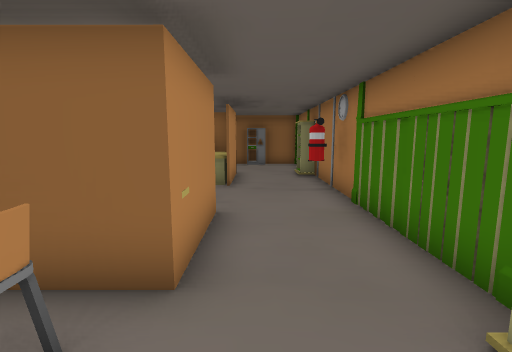
[1] (above)

16 first-person views from a walk through a scene from a Unity 3-D project. The camera is 1.5 m above the floor, tilts 8° down and sees 85° across. The floor is counted in squares, 1 m on a side. Each view is taken from the middle of a square. On the plan, view 1 faces up. The plan holds only what a view shows up to about 14 squares ahead; the rest is blank. The place goes on beyond the plan. The player character is not drawn.

[2]
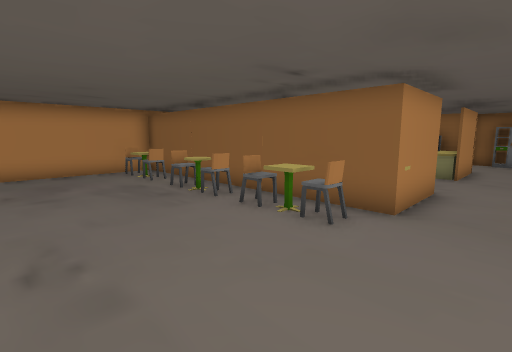

[3]
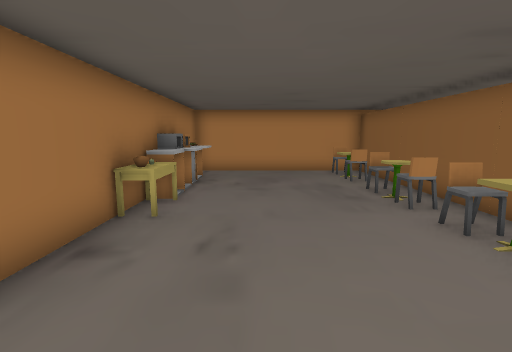

[4]
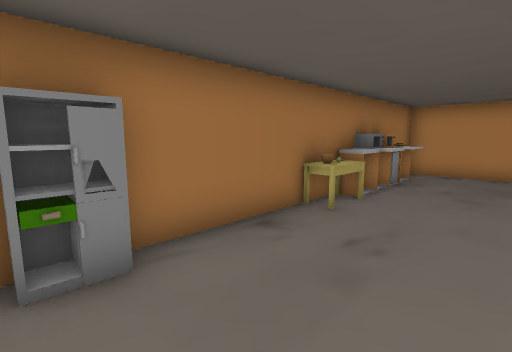

[5]
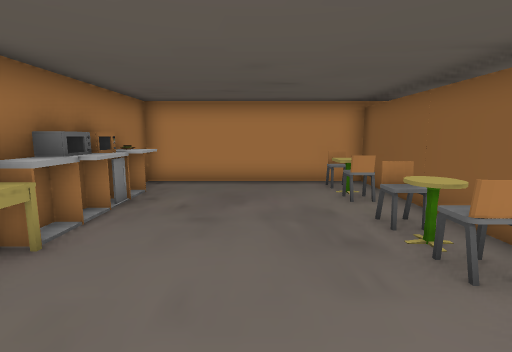

[6]
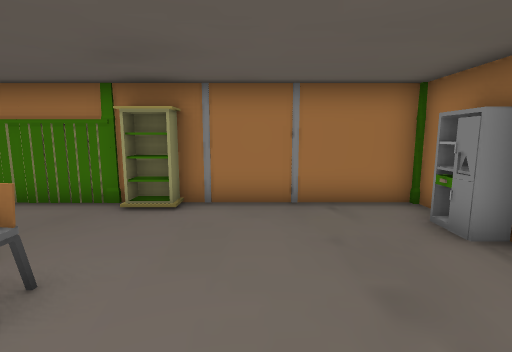

[7]
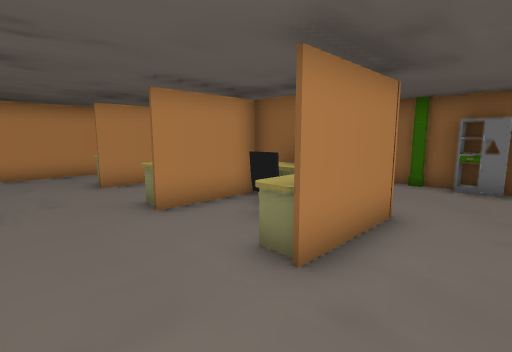

[8]
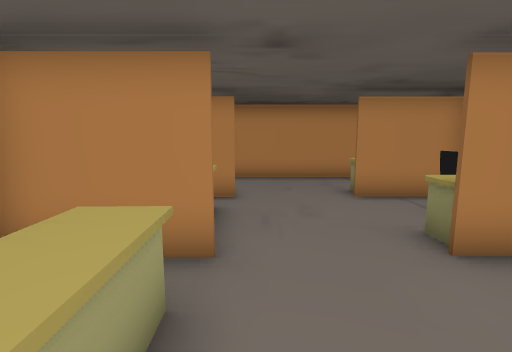

[9]
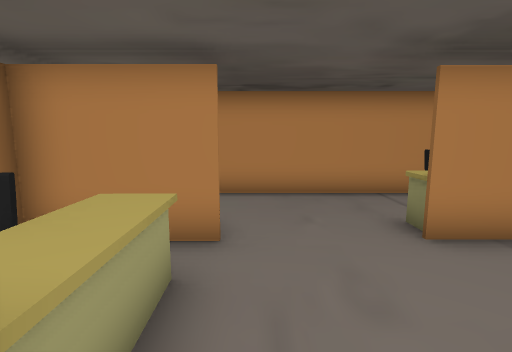

[10]
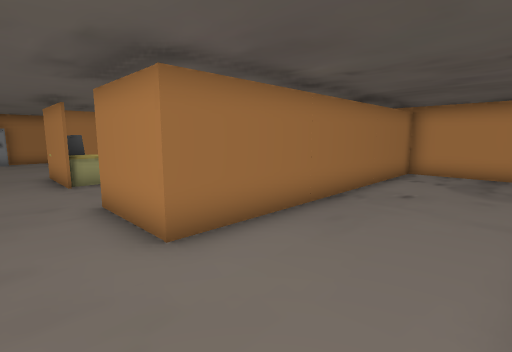

[11]
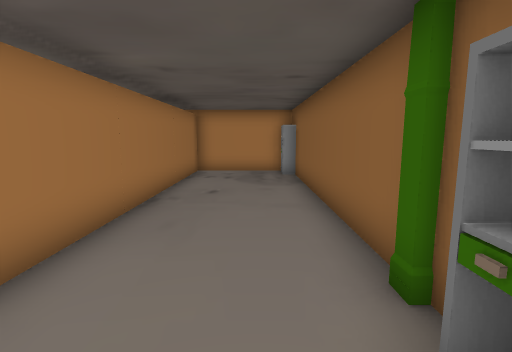

[12]
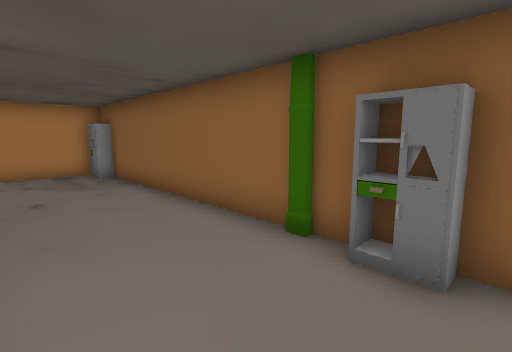

[13]
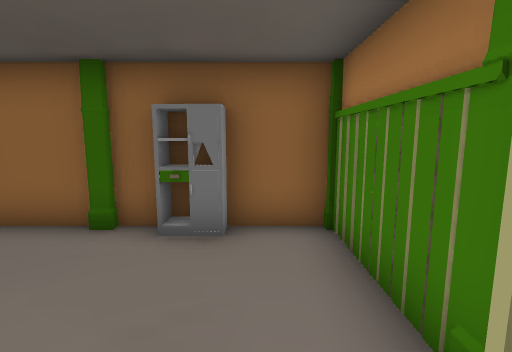

[14]
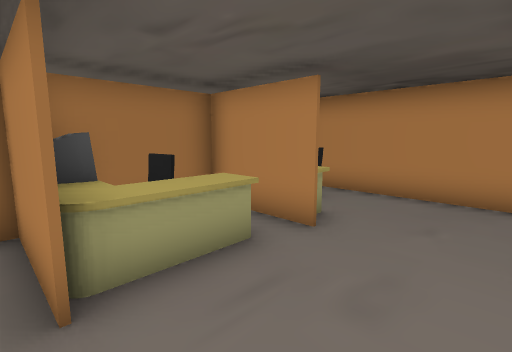

[15]
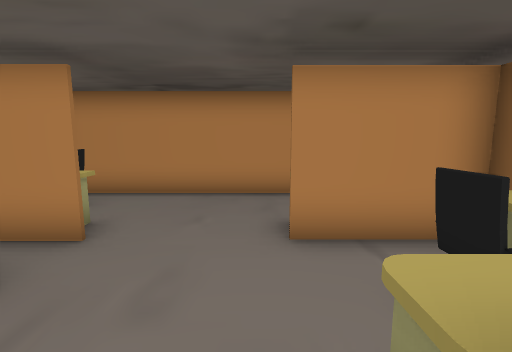

[16]
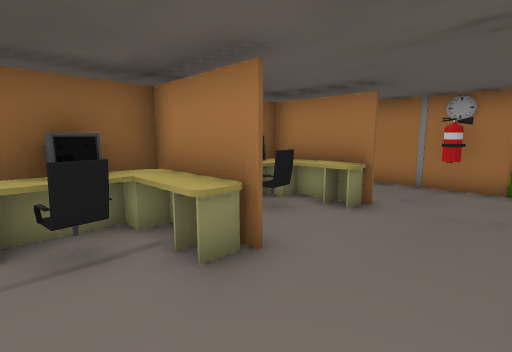

### Floor plan
Points are (right, up) in squares from view 1. A wall is a line through its corners. A room is listed if a view was taken in it or the views show most of it. See-through windows are left out.
Room 1 (views 1, 2, 3, 4, 5, 6)
walls: (0.3, -4) (0.3, -4.7); (-0.1, -4.7) (-0.1, -4.1) (0.5, -4.1); (-0.8, 4.6) (-0.8, 2.6) (-11.5, 2.6); (-11.4, 3.4) (-11.4, -4.7) (2.3, -4.7) (2.3, 0.5); (2.3, 2) (2.3, 4.5)
ways out: opening at (0.5, 3.5) to room 2
objects: other object (-10, 1) to (-10, 2); other object (-9, 1) to (-9, 2); other object (-8, -4); other object (-7, -4); other object (-7, 1) to (-7, 2); other object (-6, -4); other object (-6, 1) to (-6, 2); other object (-5, -3); other object (-5, 1) to (-5, 2); other object (-4, -4); other object (-4, 1) to (-4, 2); other object (-3, 1) to (-3, 2); other object (-2, 1) to (-2, 2); other object (2, 1)
Room 2 (views 7, 8, 9, 13, 14, 15, 16)
walls: (-4.3, 5.5) (-4.3, 2.5); (-5.7, 9.7) (-6.6, 9.6); (-6, 4.2) (-5.9, 3.5); (-4.5, 10.1) (-4.5, 11.4); (-7.9, 5.5) (-7.9, 2.7) (-4.9, 2.7); (-7.9, 9.4) (-7.9, 8.5); (-5.6, 10.8) (-6.3, 10.7); (-2.1, 9.7) (-2.8, 9.6) (-2.8, 10); (-3.4, 11.3) (-5.9, 11.3); (-2.5, 2.7) (-1.4, 2.7); (-0.9, 11.3) (-2.1, 11.3); (-0.8, 11.4) (-0.8, 10.4); (-11.4, 10.6) (-11.4, 3.4); (2.3, 4.5) (2.3, 10.4)
ways out: opening at (0.5, 3.5) to room 1; opening at (-5, 12) to room 3; opening at (0.5, 12) to room 3
objects: other object (-10, 3) to (-9, 5); other object (-7, 4) to (-4, 5); other object (-5, 9) to (-5, 11); other object (-3, 4) to (-1, 5); other object (-2, 9) to (-1, 10); other object (2, 11)
Room 3 (views 10, 11, 12)
walls: (-4.3, 11.5) (-4.3, 10.1); (-5.9, 11.3) (-7.9, 11.3) (-7.9, 9.4); (-1.6, 15.6) (-10.1, 15.6) (-10.1, 15.1) (-10.5, 15.1); (-1.2, 15.4) (-1.8, 15.4); (-0.4, 15.6) (-0.4, 15.1); (0.4, 15.6) (-1.4, 15.6); (-11.4, 15.2) (-11.4, 11.4) (-0.8, 11.4); (2.3, 12.4) (2.3, 15.6) (0.5, 15.6) (0.5, 15.1)
ways out: opening at (-5, 12) to room 2; opening at (0.5, 12) to room 2
objects: other object (-9, 9) to (-9, 11); other object (-7, 10) to (-7, 11); other object (-3, 11); other object (0, 15)

Where each view was taken, in squares from view 1:
view 1: 0 up, 0 right, facing up
view 2: 3 down, 1 right, facing up-left
view 3: 2 down, 1 right, facing left
view 4: 1 down, 1 right, facing down-left
view 5: 1 down, 2 left, facing left
view 6: 1 down, 4 left, facing right
view 7: 6 up, 1 right, facing up-left
view 8: 6 up, 1 left, facing left
view 9: 6 up, 4 left, facing left
view 10: 15 up, 1 right, facing down-left
view 11: 14 up, 1 right, facing left
view 12: 12 up, 1 right, facing up-left
view 13: 11 up, 1 right, facing up
view 14: 8 up, 4 left, facing down-left
view 15: 8 up, 4 left, facing left
view 16: 6 up, 7 left, facing up-right
